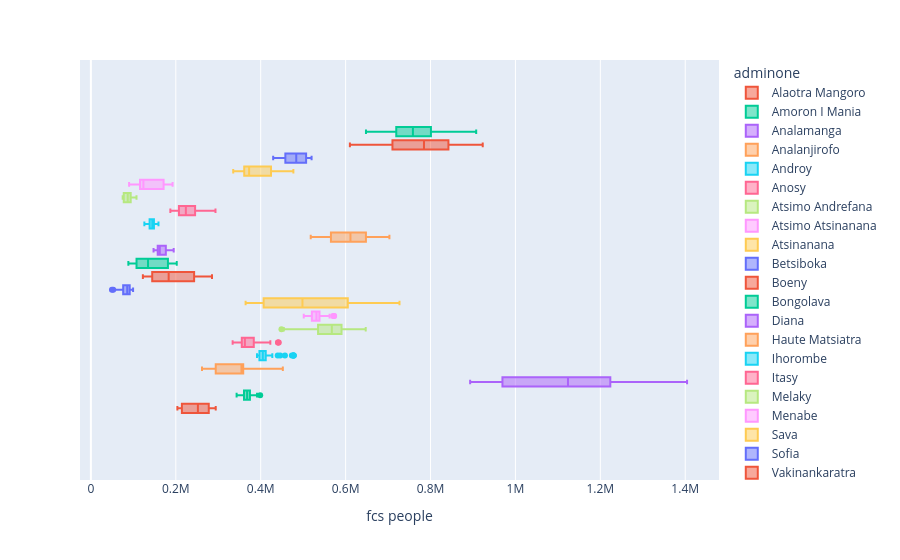

The notebook cell saved with this chart:
### Code cell
fig1 = px.box(df , x ="fcs people",color="adminone")
fig1.show ()
